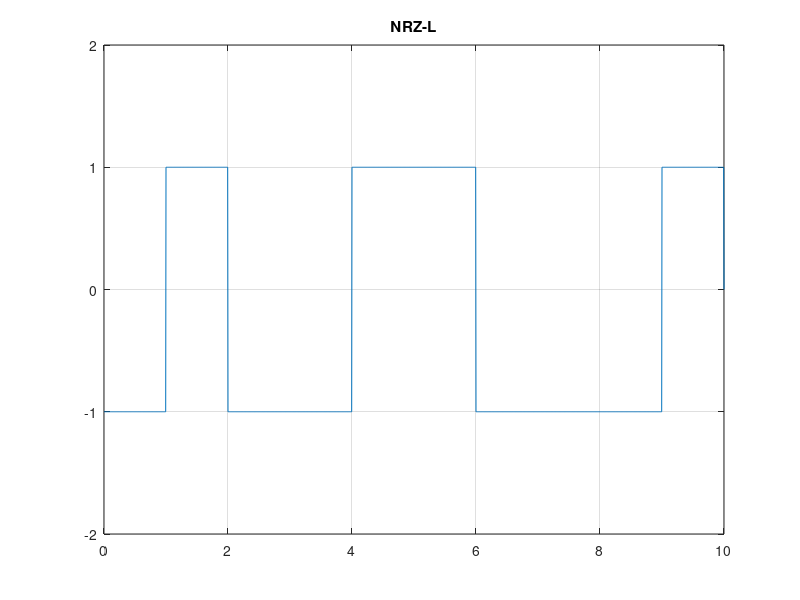

Write the MATLAB code that produced this figure.
clc;
clear;

bits=[1 0 1 1 0 0 1 1 1 0];

sampleSize=200;
bitRate=1;
totalBit=length(bits);
totalSampleSize=sampleSize*totalBit;
totaSampleTime=(totalBit/bitRate);
dTime=totaSampleTime/totalSampleSize;
t=0:dTime:totaSampleTime;
y=zeros(1,length(t));
for i=0:totalBit-1;
    if bits(i+1)==1
        y(i*sampleSize+1 : (i+1)*sampleSize)=-1;
    else
        y(i*sampleSize+1 : (i+1)*sampleSize)=1;
    end;
end;
plot(t,y);
axis([0 t(end) -2 2]);
grid on;
title('NRZ-L');
x=0;
for i=1:200:length(y)-1
    if y(i)==-1
      x=x+1;
      ans_bit(x)=1;
     else
      x=x+1;
      ans_bit(x)=0;
    end
    
end
disp(ans_bit);
 




